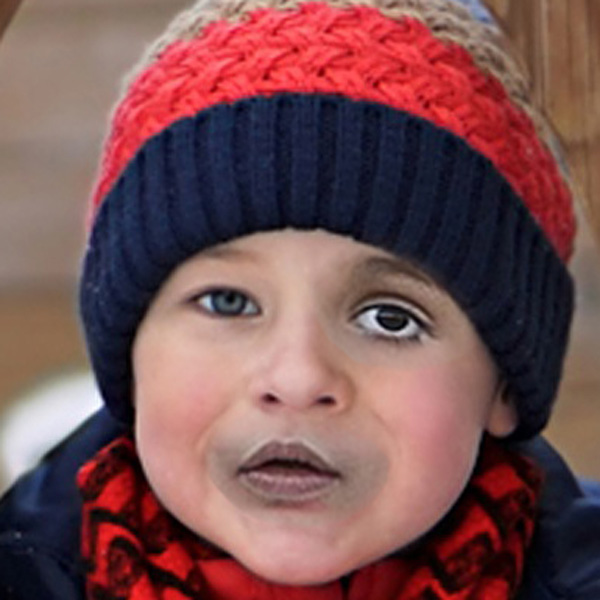
#> input picture imagenes/real_and_fake_face_detection/real_and_fake_face/training_fake/easy_117_0101.jpg, 600 x 600 px, found by its file name; its folder holds 4 pictures in this run
$ python Prueba3.py
#> lines starting #> are read from the running program, lines starting #| are printed output that depends on the picture
import os  # Asegúrate de importar el módulo os
import cv2  #OpenCV
import numpy as np
from sklearn.model_selection import train_test_split

ruta_imatges_falses = 'C:/Users/Luna/Documents/GitHub/TdR/imagenes/real_and_fake_face_detection/real_and_fake_face/training_fake'
ruta_imatges_reals = 'C:/Users/Luna/Documents/GitHub/TdR/imagenes/real_and_fake_face_detection/real_and_fake_face/training_real'

imatges = []
etiquetes = []

def carregar_imatges(ruta_carpeta, etiqueta):
#> called with etiqueta = 0
    for arxiu in os.listdir(ruta_carpeta):
        ruta_arxiu = os.path.join(ruta_carpeta, arxiu)
        imatge = cv2.imread(ruta_arxiu)
#> imatge is the input picture: shape (600, 600, 3); mean B, G, R 81.6, 80.1, 120.2
        if imatge is not None:
            imatge = cv2.resize(imatge, (128, 128))  # Redimensionamos la imagen a 128x128 píxeles
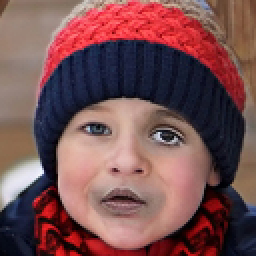
#> imatge: shape (128, 128, 3) (shown 2 times larger); mean B, G, R 81.5, 80, 120.2
            imatges.append(imatge)
            etiquetes.append(etiqueta)  # 1 si es real, 0 si es falsa
        else:
            print("Error en carregar la imatge.")
#> pass 2 of the loop in carregar_imatges, `for arxiu in os.listdir(ruta_carpeta):`:
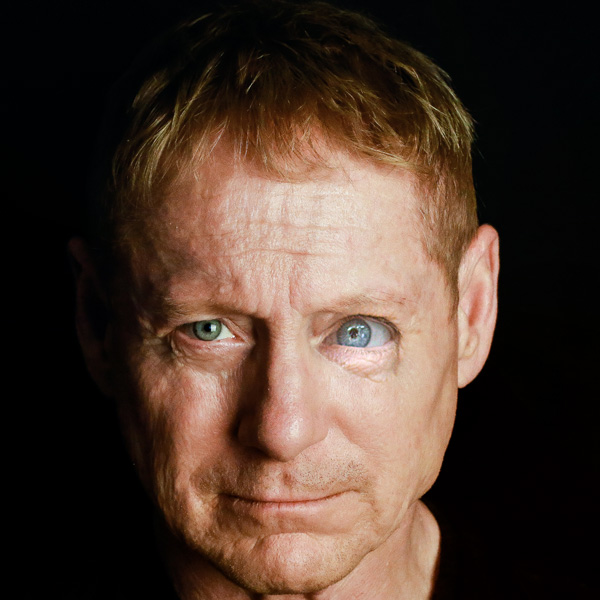
#> input picture imagenes/real_and_fake_face_detection/real_and_fake_face/training_fake/easy_123_0100.jpg, 600 x 600 px, found by its file name
#> in carregar_imatges, imatge is the input picture: shape (600, 600, 3); mean B, G, R 45.6, 56.4, 75
#> in carregar_imatges, `imatge = cv2.resize(imatge, (128, 128))`:
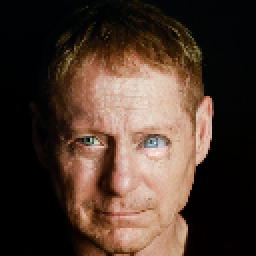
#> imatge: shape (128, 128, 3) (shown 2 times larger); mean B, G, R 45.5, 56.3, 74.9
#> pass 3 of the loop in carregar_imatges, `for arxiu in os.listdir(ruta_carpeta):`:
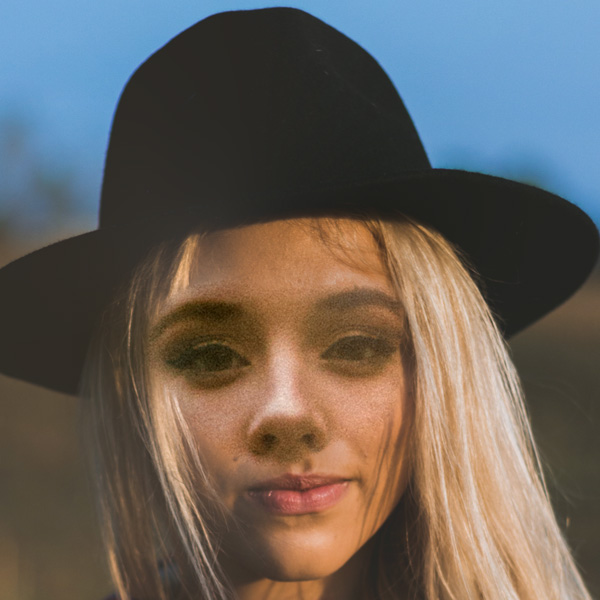
#> input picture imagenes/real_and_fake_face_detection/real_and_fake_face/training_fake/easy_12_1110.jpg, 600 x 600 px, found by its file name
#> in carregar_imatges, imatge is the input picture: shape (600, 600, 3); mean B, G, R 91.5, 97.6, 104.3
#> in carregar_imatges, `imatge = cv2.resize(imatge, (128, 128))`:
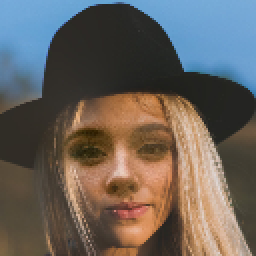
#> imatge: shape (128, 128, 3) (shown 2 times larger); mean B, G, R 91.4, 97.5, 104.2
#> the loop made 4 passes; the first 3 are shown
    return np.array(imatges), np.array(etiquetes)
print(imatges)

imagenes_reales, etiquetas_reales = carregar_imatges(ruta_imatges_falses,0)
imagenes_falsas, etiquetas_falsas = carregar_imatges(ruta_imatges_reals,1)
#> (the run stopped early here; a loop or call above may not have finished)
